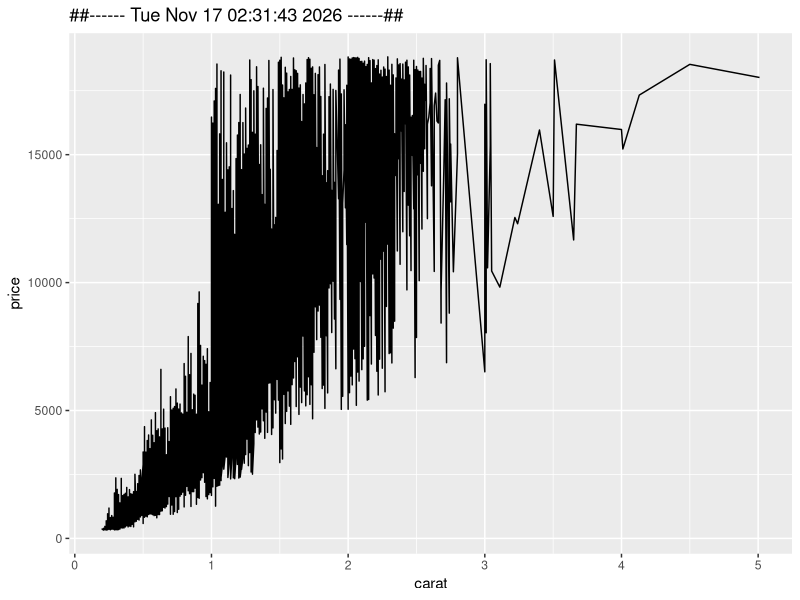

Write R code to recreate this figure.
## ---- chunk 1
diamonds_df <- ggplot2::diamonds
curr_time <- paste0(timestamp())
ggplot2::ggplot(data = diamonds_df, 
                ggplot2::aes(x = carat,
                             y = price)) +
  ggplot2::geom_line() +
  ggplot2::labs(title = curr_time)
